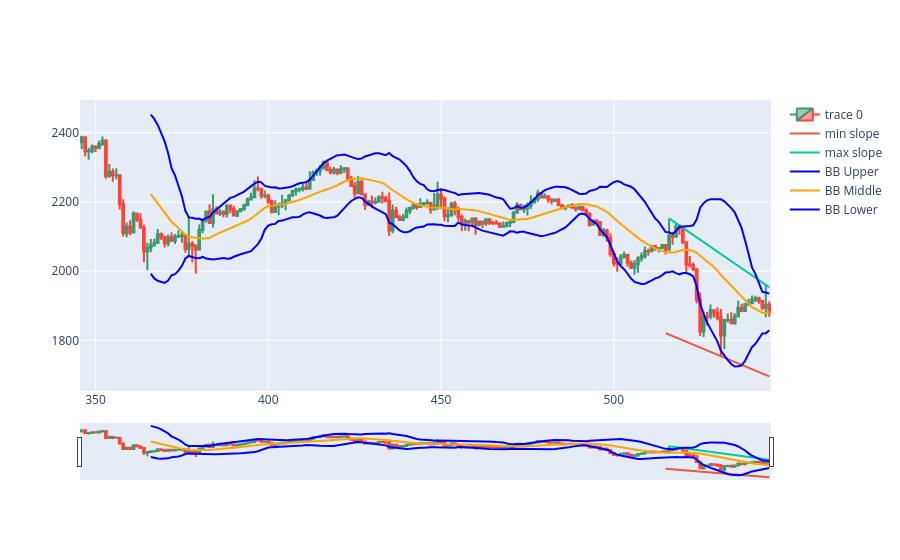

Write notebook code for a chart like this one.
### Code cell
import plotly.graph_objects as go
def find_extremum(df, backcandles=500, candle_group=10):
    if df.index.name == 'time':
        df = df.reset_index().set_index('id')  # Reset index and set 'id' as the index
    candleid = len(df) - 1
    print("candle_id ", candleid)
    maxim = np.array([])
    minim = np.array([])
    xxmin = np.array([])
    xxmax = np.array([])

    for i in range(candleid - backcandles, candleid + 1, candle_group):
        minim = np.append(minim, df.low.iloc[i:i + candle_group].min())
        xxmin = np.append(xxmin, df.low.iloc[i:i + candle_group].idxmin())
    for i in range(candleid - backcandles, candleid + 1, candle_group):
        maxim = np.append(maxim, df.high.iloc[i:i + candle_group].max())
        xxmax = np.append(xxmax, df.high.iloc[i:i + candle_group].idxmax())
    slmin, intercmin = np.polyfit(xxmin, minim, 1)
    slmax, intercmax = np.polyfit(xxmax, maxim, 1)
    adjintercmin = df.low.iloc[candleid-backcandles:candleid].min() - slmin*df.low.iloc[candleid-backcandles:candleid].idxmin()
    adjintercmax = df.high.iloc[candleid-backcandles:candleid].max() - slmax*df.high.iloc[candleid-backcandles:candleid].idxmax()
    miny=slmin*xxmin + adjintercmin
    maxy=slmax*xxmax + adjintercmax
    return intercmin, intercmax,minim, maxim, xxmin, xxmax, slmin, slmax, adjintercmin, adjintercmax, miny, maxy

# ====== calculate support and resistance levels ======
intercmin, intercmax, minim, maxim, xxmin, xxmax, slmin, slmax, adjintercmin, adjintercmax, miny, maxy = find_extremum(df, 30, 5)
print("Slope max",slmax)
support_y=slmin*xxmin + adjintercmin
resistance_y=slmax*xxmax + adjintercmax
# dfpl = df[1:len(df)-1]
# intercmax = maxim.max() + intercmax
dfpl = df
fig = go.Figure(data=[go.Candlestick(x=dfpl.id,
                open=dfpl['open'],
                high=dfpl['high'],
                low=dfpl['low'],
                close=dfpl['close'])])
fig.add_trace(go.Scatter(x=xxmin, y=slmin*xxmin + adjintercmin, mode='lines', name='min slope'))
fig.add_trace(go.Scatter(x=xxmax, y=slmax*xxmax + adjintercmax, mode='lines', name='max slope'))
fig.add_trace(go.Scatter(x=df.id, y=df['bb_upper'], mode='lines', name='BB Upper', line=dict(color='blue')))
fig.add_trace(go.Scatter(x=df.id, y=df['bb_middle'], mode='lines', name='BB Middle', line=dict(color='orange')))
fig.add_trace(go.Scatter(x=df.id, y=df['bb_lower'], mode='lines', name='BB Lower', line=dict(color='blue')))

fig.show()

### Figure 1 — Plotly figure (JSON) as saved in the notebook; plotly's stock layout.template omitted (floating-point values rounded to 4 significant figures; data arrays with more than 128 entries replaced by an {"elided": "..."} marker saying what was removed)
{"data": [{"close": {"elided": "200 float values"}, "high": {"elided": "200 float values"}, "low": {"elided": "200 float values"}, "open": {"elided": "200 float values"}, "type": "candlestick", "x": {"elided": "200 int values"}}, {"mode": "lines", "name": "min slope", "type": "scatter", "x": [515.0, 524.0, 526.0, 531.0, 535.0, 544.0, 545.0], "y": [1821.0, 1784.0, 1775.0, 1754.0, 1738.0, 1700.0, 1696.0]}, {"mode": "lines", "name": "max slope", "type": "scatter", "x": [516.0, 520.0, 525.0, 530.0, 539.0, 544.0, 545.0], "y": [2152.0, 2125.0, 2091.0, 2056.0, 1995.0, 1960.0, 1954.0]}, {"line": {"color": "blue"}, "mode": "lines", "name": "BB Upper", "type": "scatter", "x": {"elided": "200 int values"}, "y": {"elided": "200 float values"}}, {"line": {"color": "orange"}, "mode": "lines", "name": "BB Middle", "type": "scatter", "x": {"elided": "200 int values"}, "y": {"elided": "200 float values"}}, {"line": {"color": "blue"}, "mode": "lines", "name": "BB Lower", "type": "scatter", "x": {"elided": "200 int values"}, "y": {"elided": "200 float values"}}], "layout": {}}
